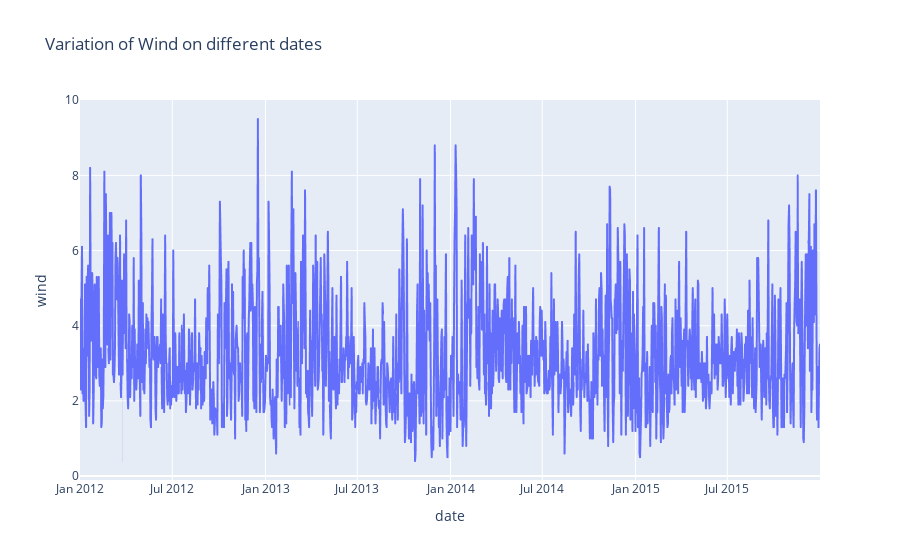

The cell this chart's notebook holds for it:
### Code cell
px.line(data_frame = data,
       x = 'date',
       y = 'wind', 
       title = 'Variation of Wind on different dates')

### Figure 1 — Plotly figure (JSON) as saved in the notebook; plotly's stock layout.template omitted (floating-point values rounded to 4 significant figures; data arrays with more than 128 entries replaced by an {"elided": "..."} marker saying what was removed)
{"data": [{"hovertemplate": "date=%{x}<br>wind=%{y}<extra></extra>", "legendgroup": "", "line": {"color": "#636efa", "dash": "solid"}, "marker": {"symbol": "circle"}, "mode": "lines", "name": "", "showlegend": false, "type": "scattergl", "x": {"elided": "1461 str values"}, "xaxis": "x", "y": {"elided": "1461 float values"}, "yaxis": "y"}], "layout": {"legend": {"tracegroupgap": 0}, "title": {"text": "Variation of Wind on different dates"}, "xaxis": {"anchor": "y", "domain": [0, 1], "title": {"text": "date"}}, "yaxis": {"anchor": "x", "domain": [0, 1], "title": {"text": "wind"}}}}
